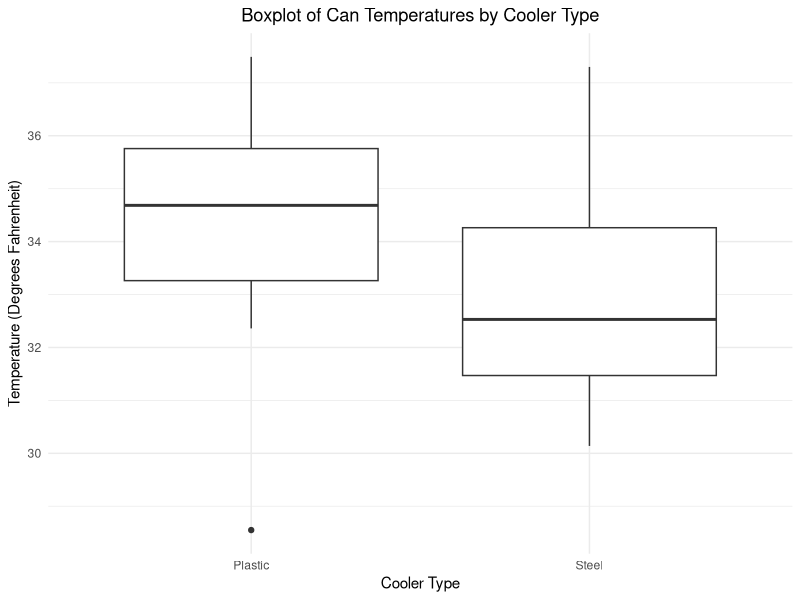

This figure's R source:
## ---- chunk 1
set.seed(123)
cans <- 1:60
s1 <- sample(cans,size=30)
plastic <- cans[s1]
steel <- cans[-s1]
print(cbind(plastic,steel)[1:3,])
## ---- chunk 2
## Load the required libraries ##
library(tidyverse)
library(readxl)
library(rstatix)
## Read in the Can Data ##
can_data <- read_excel("Can Temperature.xlsx")
can_data |>
  group_by(Treatment) |>
  get_summary_stats(Temperature, type = "mean_sd")
## ---- chunk 3
can_data |>
  ggplot(aes(x = Treatment, y = Temperature)) +
  geom_boxplot() +
  labs(title = "Boxplot of Can Temperatures by Cooler Type",
       x = "Cooler Type",
       y = "Temperature (Degrees Fahrenheit)") +
  theme_minimal() +
  theme(plot.title=element_text(hjust=0.50))
## ---- chunk 4
## Calculate Estimates for Grand Mean ##
mu_hat <- mean(can_data$Temperature)
## Now, let's save those group means we calculated earlier ##
group_means <- can_data |>
  group_by(Treatment) |>
  summarise(mean_temp = mean(Temperature))
## Finally, calculate the Tau hats ##
tau_hat <- group_means$mean_temp - mu_hat
## ---- chunk 5
print(list(`Grand Mean` = mu_hat,
           `Group Means` = group_means,
           `Tau Hats` = tau_hat))
## ---- chunk 6
## Build the AOV Model ##
library(broom)
can_aov <- aov(Temperature~Treatment,data=can_data)
can_aov |>
  tidy()
